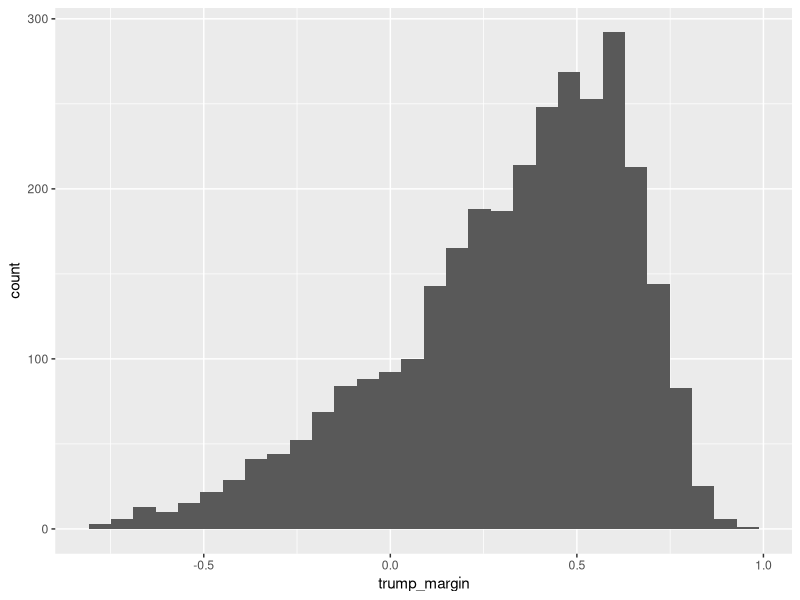
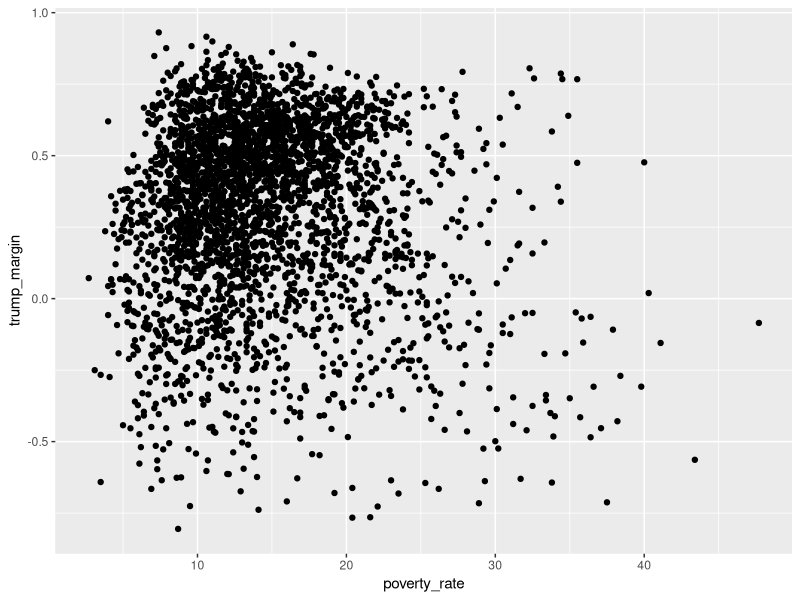
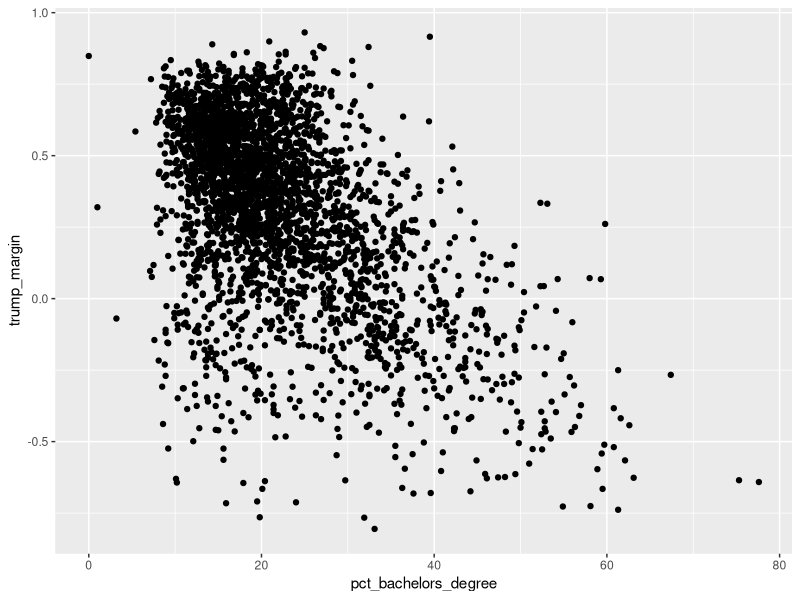
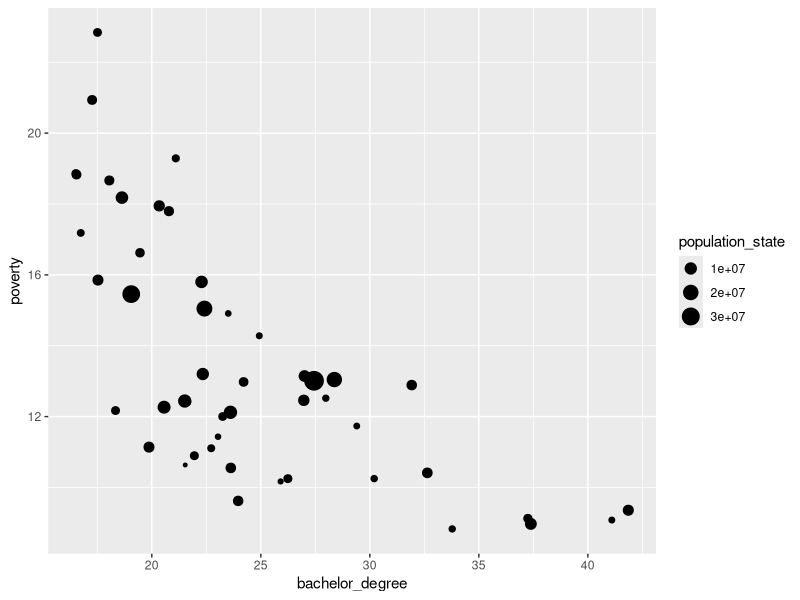

Here is the R script that generated these plots, in order:
#' ---
#'   title: "Problem Set 1" 
#'   author: "Boyoon Chang"
#' ---

library(tidyverse)
library(magrittr)

#' Question 3

data_q2 = tibble(
  id = 1:6, 
  treat_dum=c(1,1,1,0,0,0),
  y1=c(7,4,6,5,3,8),
  y0=c(1,7,2,9,3,2)
)

#' b

summarize(data_q2, mean(y1-y0))

#' d

data_q2 %>% group_by(treat_dum) %>% 
  summarize(mean(y1), mean(y0)) %>% 
  tibble() %>% c(ate_observed=.[[2,2]]-.[[1,3]]) 

#' Question 4

data_q4=tibble(
  tree=1:5,
  diameters= c(8.3, 10.5, 11.1, 14.2, 17.5), 
  height = c(70,72,80,80,82), 
  volume = c(10.3, 16.4, 22.6, 31.7, 55.7)
)

#' 4a
mean(data_q4$diameters)
#' 4b
var(data_q4$volume)
#' 4c
cor(data_q4$diameters, data_q4$volume)


#' Computational exercise
#' 1
data_q5 = read_csv("EC320_ps1.csv")
data_q5 %<>% mutate(trump_pct_votes = trump_votes/total_votes,
                    biden_pct_votes = biden_votes/total_votes,
                    trump_margin = trump_pct_votes - biden_pct_votes)

#' 2ab
data_q5 %>% select(trump_margin, pct_bachelors_degree, poverty_rate, population) %>%
  map(function(x) summarize(., min(x), max(x), mean(x), median(x), sd(x), n()))

sum_stat_function = function(data, var) {
  summarize(data, min(var),
              max(var),
              mean(var),
              sd(var),
              n()
            )
}

sum_stat_function(data_q5, data_q5$poverty_rate)

#' 2c

#group_by + slice doesn't work together well
#data_q5 %>% group_by(state, county) %>% arrange(desc(population)) %>% slice_head(n=1) 
#data_q5 %>% group_by(county) %>% arrange(desc(population)) %>% nrow()
data_q5 %>% arrange(desc(population)) %>% slice(c(1,nrow(.))) %>% select(county, population)

#' 3
library(ggplot2)
ggplot(data = data_q5, aes(x=trump_margin)) + geom_histogram()
sum(data_q5$trump_votes) > sum(data_q5$biden_votes)

#' 4
data_q5%>% ggplot(aes(x=poverty_rate, y = trump_margin)) + geom_point()

#' 5
data_q5%>% ggplot(aes(x=pct_bachelors_degree, y = trump_margin)) + geom_point()

#' 6
data_q5 %>% group_by(state) %>% 
  summarize(
    bachelor_degree = weighted.mean(pct_bachelors_degree),
    poverty = weighted.mean(poverty_rate),
    population_state = sum(population)
)

#' 7
data_q5 %>% group_by(state) %>% 
  summarize(
    bachelor_degree = weighted.mean(pct_bachelors_degree),
    poverty = weighted.mean(poverty_rate),
    population_state = sum(population)
  ) %>% 
  ggplot(aes(x=bachelor_degree, y = poverty)) + 
  geom_point(aes(size = population_state))
